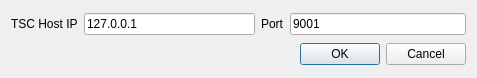
<?xml version="1.0" encoding="UTF-8"?>
<ui version="4.0">
 <class>Dialog</class>
 <widget class="QDialog" name="Dialog">
  <property name="geometry">
   <rect>
    <x>0</x>
    <y>0</y>
    <width>477</width>
    <height>78</height>
   </rect>
  </property>
  <property name="windowTitle">
   <string>Dialog</string>
  </property>
  <layout class="QGridLayout" name="gridLayout">
   <item row="0" column="0">
    <widget class="QLabel" name="label">
     <property name="text">
      <string>TSC Host IP</string>
     </property>
    </widget>
   </item>
   <item row="2" column="4">
    <widget class="QDialogButtonBox" name="buttonBox">
     <property name="orientation">
      <enum>Qt::Horizontal</enum>
     </property>
     <property name="standardButtons">
      <set>QDialogButtonBox::Cancel|QDialogButtonBox::Ok</set>
     </property>
    </widget>
   </item>
   <item row="0" column="1">
    <widget class="QLineEdit" name="serverLineEdit">
     <property name="text">
      <string>127.0.0.1</string>
     </property>
    </widget>
   </item>
   <item row="0" column="2">
    <widget class="QLabel" name="label_2">
     <property name="text">
      <string>Port</string>
     </property>
    </widget>
   </item>
   <item row="0" column="3" colspan="2">
    <widget class="QLineEdit" name="portLineEdit">
     <property name="text">
      <string>9001</string>
     </property>
    </widget>
   </item>
  </layout>
 </widget>
 <resources/>
 <connections>
  <connection>
   <sender>buttonBox</sender>
   <signal>accepted()</signal>
   <receiver>Dialog</receiver>
   <slot>accept()</slot>
   <hints>
    <hint type="sourcelabel">
     <x>248</x>
     <y>254</y>
    </hint>
    <hint type="destinationlabel">
     <x>157</x>
     <y>274</y>
    </hint>
   </hints>
  </connection>
  <connection>
   <sender>buttonBox</sender>
   <signal>rejected()</signal>
   <receiver>Dialog</receiver>
   <slot>reject()</slot>
   <hints>
    <hint type="sourcelabel">
     <x>316</x>
     <y>260</y>
    </hint>
    <hint type="destinationlabel">
     <x>286</x>
     <y>274</y>
    </hint>
   </hints>
  </connection>
 </connections>
</ui>
